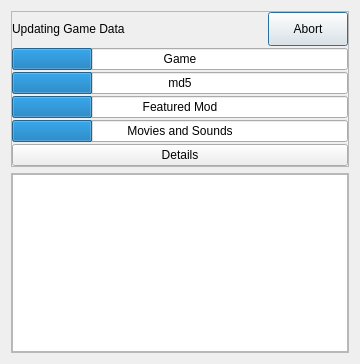
<?xml version="1.0" encoding="UTF-8"?>
<ui version="4.0">
 <class>Dialog</class>
 <widget class="QDialog" name="Dialog">
  <property name="geometry">
   <rect>
    <x>0</x>
    <y>0</y>
    <width>360</width>
    <height>364</height>
   </rect>
  </property>
  <property name="sizePolicy">
   <sizepolicy hsizetype="Preferred" vsizetype="Preferred">
    <horstretch>0</horstretch>
    <verstretch>0</verstretch>
   </sizepolicy>
  </property>
  <property name="minimumSize">
   <size>
    <width>360</width>
    <height>0</height>
   </size>
  </property>
  <property name="windowTitle">
   <string>Updater</string>
  </property>
  <layout class="QGridLayout" name="gridLayout_2">
   <item row="1" column="0">
    <widget class="QFrame" name="logFrame">
     <property name="sizePolicy">
      <sizepolicy hsizetype="Preferred" vsizetype="Expanding">
       <horstretch>0</horstretch>
       <verstretch>0</verstretch>
      </sizepolicy>
     </property>
     <property name="minimumSize">
      <size>
       <width>0</width>
       <height>180</height>
      </size>
     </property>
     <property name="maximumSize">
      <size>
       <width>16777215</width>
       <height>180</height>
      </size>
     </property>
     <property name="frameShape">
      <enum>QFrame::Shape::StyledPanel</enum>
     </property>
     <property name="frameShadow">
      <enum>QFrame::Shadow::Raised</enum>
     </property>
     <layout class="QVBoxLayout" name="verticalLayout_2">
      <property name="spacing">
       <number>0</number>
      </property>
      <property name="leftMargin">
       <number>0</number>
      </property>
      <property name="topMargin">
       <number>0</number>
      </property>
      <property name="rightMargin">
       <number>0</number>
      </property>
      <property name="bottomMargin">
       <number>0</number>
      </property>
      <item>
       <widget class="QPlainTextEdit" name="logPlainTextEdit">
        <property name="sizePolicy">
         <sizepolicy hsizetype="Expanding" vsizetype="Expanding">
          <horstretch>0</horstretch>
          <verstretch>0</verstretch>
         </sizepolicy>
        </property>
        <property name="font">
         <font>
          <family>Courier</family>
         </font>
        </property>
        <property name="readOnly">
         <bool>true</bool>
        </property>
       </widget>
      </item>
     </layout>
    </widget>
   </item>
   <item row="0" column="0">
    <widget class="QFrame" name="mainFrame">
     <property name="sizePolicy">
      <sizepolicy hsizetype="Preferred" vsizetype="Preferred">
       <horstretch>0</horstretch>
       <verstretch>0</verstretch>
      </sizepolicy>
     </property>
     <property name="maximumSize">
      <size>
       <width>16777215</width>
       <height>160</height>
      </size>
     </property>
     <property name="frameShape">
      <enum>QFrame::Shape::StyledPanel</enum>
     </property>
     <property name="frameShadow">
      <enum>QFrame::Shadow::Raised</enum>
     </property>
     <property name="lineWidth">
      <number>0</number>
     </property>
     <layout class="QGridLayout" name="gridLayout">
      <property name="leftMargin">
       <number>0</number>
      </property>
      <property name="topMargin">
       <number>0</number>
      </property>
      <property name="rightMargin">
       <number>0</number>
      </property>
      <property name="bottomMargin">
       <number>0</number>
      </property>
      <property name="horizontalSpacing">
       <number>0</number>
      </property>
      <property name="verticalSpacing">
       <number>2</number>
      </property>
      <item row="0" column="0">
       <layout class="QHBoxLayout" name="topLayout">
        <property name="spacing">
         <number>0</number>
        </property>
        <property name="leftMargin">
         <number>0</number>
        </property>
        <item>
         <widget class="QLabel" name="label">
          <property name="sizePolicy">
           <sizepolicy hsizetype="Preferred" vsizetype="Preferred">
            <horstretch>0</horstretch>
            <verstretch>0</verstretch>
           </sizepolicy>
          </property>
          <property name="maximumSize">
           <size>
            <width>16777215</width>
            <height>40</height>
           </size>
          </property>
          <property name="text">
           <string>Updating Game Data</string>
          </property>
         </widget>
        </item>
        <item>
         <spacer name="horizontalSpacer">
          <property name="orientation">
           <enum>Qt::Orientation::Horizontal</enum>
          </property>
          <property name="sizeType">
           <enum>QSizePolicy::Policy::Expanding</enum>
          </property>
          <property name="sizeHint" stdset="0">
           <size>
            <width>40</width>
            <height>20</height>
           </size>
          </property>
         </spacer>
        </item>
        <item>
         <widget class="QPushButton" name="abortButton">
          <property name="maximumSize">
           <size>
            <width>16777215</width>
            <height>40</height>
           </size>
          </property>
          <property name="text">
           <string>Abort</string>
          </property>
         </widget>
        </item>
       </layout>
      </item>
      <item row="1" column="0">
       <layout class="QVBoxLayout" name="verticalLayout">
        <property name="spacing">
         <number>2</number>
        </property>
        <item>
         <widget class="QProgressBar" name="gameProgress">
          <property name="maximum">
           <number>100</number>
          </property>
          <property name="value">
           <number>24</number>
          </property>
          <property name="alignment">
           <set>Qt::AlignmentFlag::AlignCenter</set>
          </property>
          <property name="textVisible">
           <bool>true</bool>
          </property>
          <property name="orientation">
           <enum>Qt::Orientation::Horizontal</enum>
          </property>
          <property name="invertedAppearance">
           <bool>false</bool>
          </property>
          <property name="format">
           <string>Game</string>
          </property>
         </widget>
        </item>
        <item>
         <widget class="QProgressBar" name="md5Progress">
          <property name="value">
           <number>24</number>
          </property>
          <property name="alignment">
           <set>Qt::AlignmentFlag::AlignCenter</set>
          </property>
          <property name="format">
           <string>md5</string>
          </property>
         </widget>
        </item>
        <item>
         <widget class="QProgressBar" name="modProgress">
          <property name="value">
           <number>24</number>
          </property>
          <property name="alignment">
           <set>Qt::AlignmentFlag::AlignCenter</set>
          </property>
          <property name="format">
           <string>Featured Mod</string>
          </property>
         </widget>
        </item>
        <item>
         <widget class="QProgressBar" name="moviesProgress">
          <property name="value">
           <number>24</number>
          </property>
          <property name="alignment">
           <set>Qt::AlignmentFlag::AlignCenter</set>
          </property>
          <property name="format">
           <string>Movies and Sounds</string>
          </property>
         </widget>
        </item>
       </layout>
      </item>
      <item row="2" column="0">
       <layout class="QHBoxLayout" name="horizontalLayout">
        <item>
         <widget class="QPushButton" name="detailsButton">
          <property name="text">
           <string>Details</string>
          </property>
          <property name="checkable">
           <bool>false</bool>
          </property>
         </widget>
        </item>
       </layout>
      </item>
     </layout>
    </widget>
   </item>
  </layout>
 </widget>
 <resources/>
 <connections/>
</ui>
